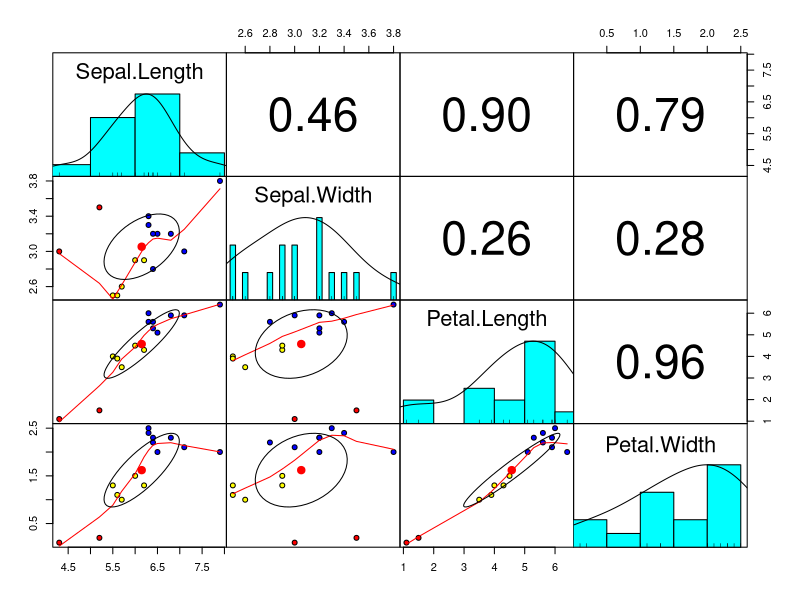
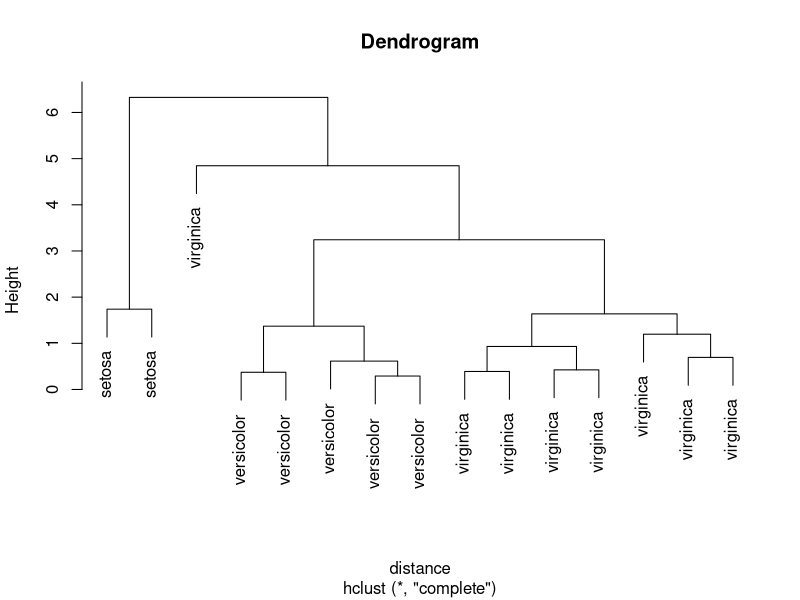
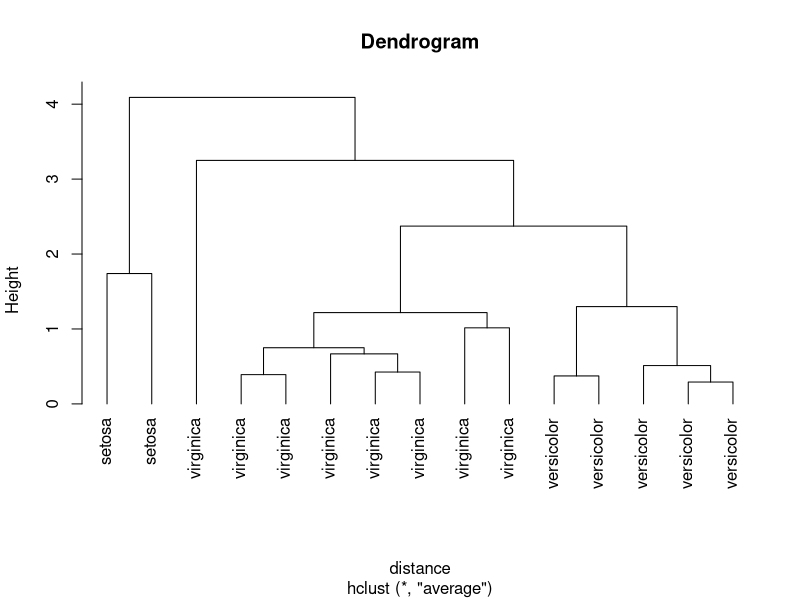
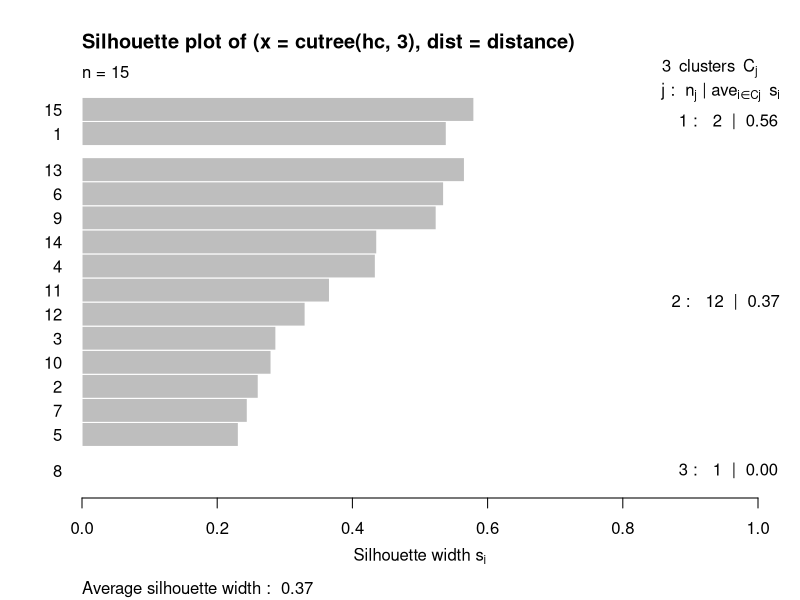

Recreate these plots in R, in order.
# Cluster Analysis

# Data preparation
str(iris)
set.seed(1234)
new <- sample(1:dim(iris)[1], 15)
data <- iris[new,]

library(psych)
pairs.panels(data[,-5],
             gap=0,
             bg=c("red", "yellow", "blue")[data$Species],
             pch=21)
summary(data)

# Data normalization & distance matrix
z <- data[,-5]
m <- apply(z, 2, mean)
s <- apply(z, 2, sd)
z <- scale(z, center=m, scale=s)
z <- data.frame(z)

distance <- dist(z)
print(distance, digits=2)

# Dendrogram - complete linkage
hc <- hclust(distance)
plot(hc, labels=data$Species, main="Dendrogram")

# Dendrogram - average linkage
ha <- hclust(distance, method="average")
plot(ha, labels=data$Species, main="Dendrogram", hang=-1)

# Characterizing clusters
member <- cutree(hc, 3)
aggregate(z, list(member),mean)

# Silhouette plot
library(cluster)
plot(silhouette(cutree(hc,3), distance))
